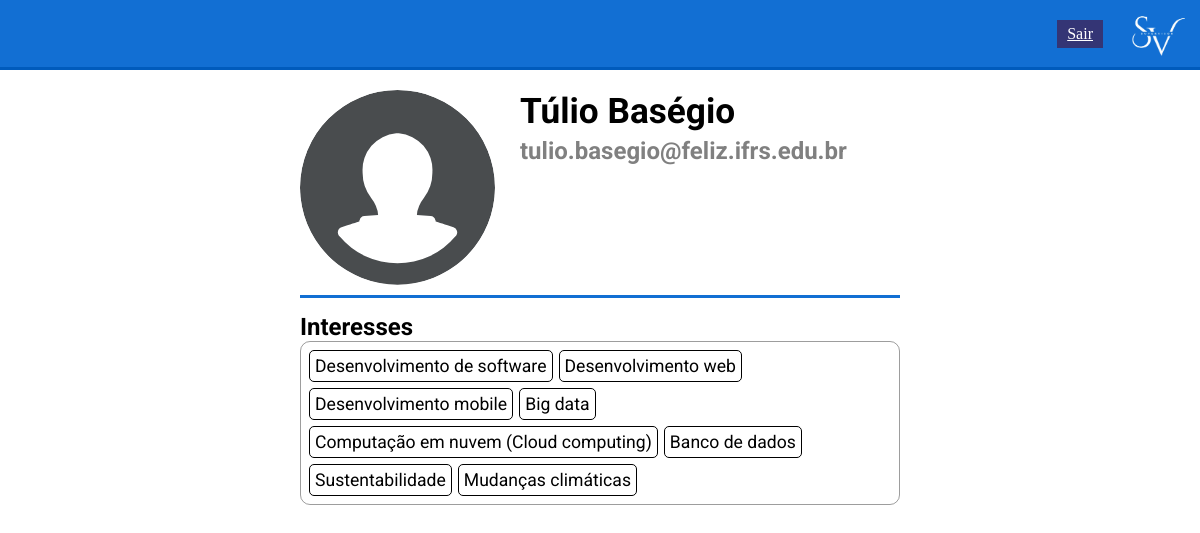
The app's page /views/VisualizarProfessor/?id=12 (signed in) with its own data.
### tables this page shows
CREATE TABLE `usuario` (
  `idUsuario` int(11) NOT NULL,
  `nome` varchar(255) NOT NULL,
  `email` varchar(255) NOT NULL,
  `senha` varchar(255) NOT NULL,
  `status` int(11) DEFAULT NULL,
  `tipo` varchar(255) NOT NULL,
  `data_hora_cadastro` timestamp NOT NULL DEFAULT current_timestamp(),
  `imagem` varchar(255) DEFAULT NULL,
  `disponivel` tinyint(1) DEFAULT 1
);

CREATE TABLE `interesse` (
  `idInteresse` int(11) NOT NULL,
  `descricao` varchar(255) NOT NULL
);

### src/database/MySQL.php (called while the page is built, shortened)
<?php
class MySQL{
	private $connection;
	public function __construct(){
		$this->connection = new mysqli(HOST,USUARIO,SENHA,BANCO);
		$this->connection->set_charset("utf8");
	}
	public function consulta($sql){
		$result = $this->connection->query($sql);
		$data = array();
		while($item = mysqli_fetch_array($result)){
			$data[] = $item;
		}
		return $data;
	}
}

### src/models/Usuario.php (called while the page is built, shortened)
<?php
class Usuario{
    private int $idUsuario;
    private string $nome;
    private string $email;
    private ?string $foto_perfil = null;
    public function __construct($nome, $foto_perfil, $email, $senha){
        $this->nome = $nome;
        $this->foto_perfil = $foto_perfil;
        $this->email = $email;
    }
    public function  setIdUsuario(int $idUsuario){
        $this->idUsuario = $idUsuario;
    }
    public static function acharUsuario(int $idUsuario) : ?Usuario{
        $conn = new MySQL();
        $sql = "SELECT nome, imagem, email, senha, tipo FROM usuario WHERE idUsuario={$idUsuario}";
        $resultado = $conn->consulta($sql);
        if(count($resultado) === 1){
            $u = new Usuario($resultado[0]['nome'], $resultado[0]['imagem'], $resultado[0]['email'], $resultado[0]['senha']);
            $u->setIdUsuario($idUsuario);
            $u->setTipo($resultado[0]['tipo']);
            return $u;
        }
        return null;
    }
    public function acharInteresses(): array{
        $conn = new MySQL();
        $sql = "SELECT idInteresse FROM usuario_interesse WHERE idUsuario={$this->idUsuario}";
        $resultado = $conn->consulta($sql);
        $interesses = [];
        foreach($resultado as $r){
            $interesses[] = $r['idInteresse'];
        }
        return $interesses;
    }
    public function getNome(): string{
        return $this->nome;
    }
    public function getEmail(): string{
        return $this->email;
    }
    public function getFotoPerfil(): ?string{
        return $this->foto_perfil;
    }
}

### src/models/Interesse.php (called while the page is built, shortened)
<?php
class Interesse{
    private string $descricao;
    public function __construct($descricao){
        $this->descricao = $descricao;
    }
    public function getDescricao(): string{
        return $this->descricao;
    }
    public static function acharInteresse(int $idInteresse): ?self{
        $conn = new MySQL();
        $sql = "SELECT idInteresse, descricao FROM interesse WHERE idInteresse={$idInteresse}";
        $r = $conn->consulta($sql);
        $interesse = new Interesse($r[0]['descricao']);
        $interesse->setIdInteresse($idInteresse);
        return $interesse;
    }
}

### views/VisualizarProfessor/index.php (the view, shortened to what this page needs)
<?php
$professor = Usuario::acharUsuario($_GET['id']);
$professorInteresses = $professor->acharInteresses();
$usuario = Usuario::acharUsuario($_SESSION['idUsuario']);
$usuarioInteresses = $usuario->acharInteresses();
$foto_perfil = $professor->getFotoPerfil() ?? 'foto_perfil_padrao.svg';
?>
<!DOCTYPE html>
<html lang="en">
<head>
    <link rel="stylesheet" href="../../styles/style.css">
</head>
<body>
    <div class="container">
        <header class="cabecalho">
            <img src="../../resources/images/logo.png" alt="Logo SuperVisor" class="logo-cabecalho">
            <a class="cabecalho-link-botao" href="../Logout/">Sair</a>
        </header>
        <main class="container-listagem" style="width:50%;">
            <div class="container-view-dados-professor">
                <img class="foto-redonda-listagem" src="../../resources/users/<?= $foto_perfil ?>" alt="Foto de perfil">
                <span class="container-dados-professor">
                    <h2><?= $professor->getNome() ?></h2>
                    <h3><?= $professor->getEmail() ?></h3>
                </span>
            </div>
            <h2 class="titulo-view">Interesses</h2>
            <div class="bloco-interesses" style="margin:0 0 20px 0">
            <?php
            foreach($professorInteresses as $professorInteresseId){
                $i = Interesse::acharInteresse($professorInteresseId);
                if(in_array($professorInteresseId, $usuarioInteresses)){
                    echo'
                    <div class="container-checkbox-interesse">
                    <label class="interesse-checkbox-label sem-pointer good">'.$i->getDescricao().'</label>
                    </div>
                    ';
                } else {
                    echo'
                    <div class="container-checkbox-interesse">
                    <label class="interesse-checkbox-label sem-pointer">'.$i->getDescricao().'</label>
                    </div>
                    ';
                }
            }
            ?>
            </div>
        </main>
    </div>
</body>
</html>

### styles/style.css (style rules this page uses)
*, *::before, *::after { margin: 0; padding: 0; box-sizing: border-box; }
html, body { width: 100vw; height: 100vh; }
.container { width: 100%; height: 100%; display: flex; flex-direction: column; overflow-x: hidden; }
.cabecalho { width: 100%; height: 70px; background-color: #126fd3; display: flex; align-items: center; flex-direction: row-reverse; gap: 10px; border-bottom: 3px solid #005bbc; }
.logo-cabecalho { height: 100%; margin: 0 10px; }
.cabecalho-link-botao { background-color: #343575; padding: 5px 10px; color: #fff; }
.bloco-interesses { width: 100%; margin: 15px 0 0 0; border: 1px solid #00000062; border-radius: 10px; padding: 5px; display: flex; flex-wrap: wrap; max-height: 500px; overflow-y: scroll; }
.container-checkbox-interesse { font-family: "Roboto"; margin: 9px 3px; }
.interesse-checkbox-label { padding: 5px; font-size: 1.1rem; border: 1px solid black; border-radius: 5px; user-select: none; cursor: pointer; }
.container-listagem { height: 100%; width: 60%; align-self: center; padding: 20px 0; }
.foto-redonda-listagem { object-fit: contain; height: 100%; border-radius: 100vh; margin: 0 5px 0 0; }
.container-view-dados-professor { display: flex; height: 20%; border-bottom: 3px solid #126fd3; padding-bottom: 10px; margin: 0 0 15px 0; }
.container-dados-professor { height: 100%; flex: 1; margin: 0 0 0 20px; }
.container-dados-professor h2 { font-family: "Roboto", sans-serif; font-size: 2.2rem; }
.container-dados-professor h3 { font-family: "Roboto", sans-serif; margin: 5px 0 0 0; font-size: 1.5rem; color: gray; }
.titulo-view { font-family: "Roboto", sans-serif; }
.sem-pointer { cursor: default; }

### records on screen
usuario: nome "Túlio Baségio", email "tulio.basegio@feliz.ifrs.edu.br"
interesse: descricao "Desenvolvimento de software"
interesse: descricao "Desenvolvimento web"
interesse: descricao "Desenvolvimento mobile"
interesse: descricao "Big data"
interesse: descricao "Computação em nuvem (Cloud computing)"
interesse: descricao "Banco de dados"
interesse: descricao "Sustentabilidade"
interesse: descricao "Mudanças climáticas"
